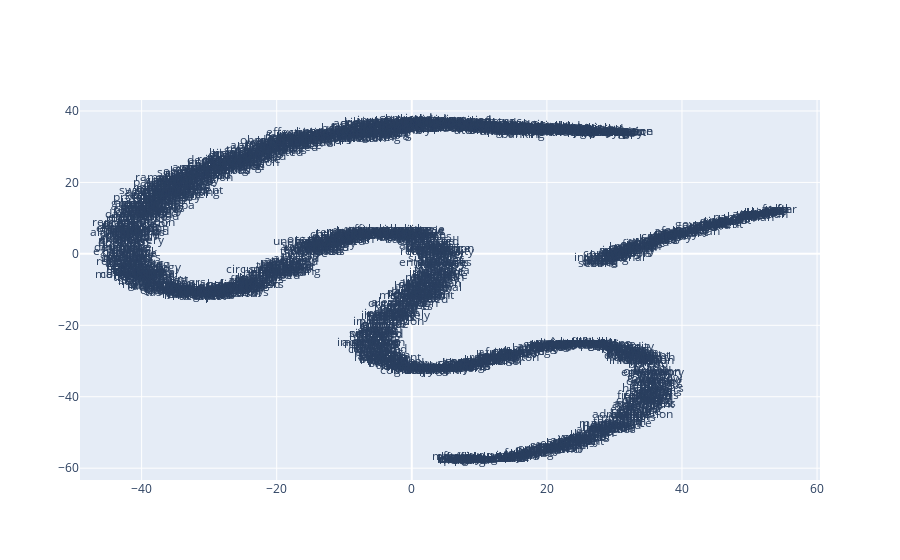

The code cell stored with this chart in its notebook:
### Markdown cell above
### Visualising the Word Embeddings

### Code cell
from sklearn.decomposition import IncrementalPCA    # inital reduction
from sklearn.manifold import TSNE                   # final reduction
import numpy as np                                  # array handling


def reduce_dimensions(model):
    num_dimensions = 2  # final num dimensions (2D, 3D, etc)

    vectors = [] # positions in vector space
    labels = [] # keep track of words to label our data again later
    for word in model.wv.vocab:
        vectors.append(model.wv[word])
        labels.append(word)

    # convert both lists into numpy vectors for reduction
    vectors = np.asarray(vectors)
    labels = np.asarray(labels)

    # reduce using t-SNE
    vectors = np.asarray(vectors)
    tsne = TSNE(n_components=num_dimensions, random_state=0)
    vectors = tsne.fit_transform(vectors)

    x_vals = [v[0] for v in vectors]
    y_vals = [v[1] for v in vectors]
    return x_vals, y_vals, labels


x_vals, y_vals, labels = reduce_dimensions(model)

def plot_with_plotly(x_vals, y_vals, labels, plot_in_notebook=True):
    from plotly.offline import init_notebook_mode, iplot, plot
    import plotly.graph_objs as go

    trace = go.Scatter(x=x_vals, y=y_vals, mode='text', text=labels)
    data = [trace]

    if plot_in_notebook:
        init_notebook_mode(connected=True)
        iplot(data, filename='word-embedding-plot')
    else:
        plot(data, filename='word-embedding-plot.html')


def plot_with_matplotlib(x_vals, y_vals, labels):
    import matplotlib.pyplot as plt
    import random

    random.seed(0)

    plt.figure(figsize=(12, 12))
    plt.scatter(x_vals, y_vals)

    #
    # Label randomly subsampled 25 data points
    #
    indices = list(range(len(labels)))
    selected_indices = random.sample(indices, 25)
    for i in selected_indices:
        plt.annotate(labels[i], (x_vals[i], y_vals[i]))

try:
    get_ipython()
except Exception:
    plot_function = plot_with_matplotlib
else:
    plot_function = plot_with_plotly

plot_function(x_vals, y_vals, labels)

### Figure 1 — Plotly figure (JSON) as saved in the notebook; plotly's stock layout.template omitted (floating-point values rounded to 4 significant figures; data arrays with more than 128 entries replaced by an {"elided": "..."} marker saying what was removed)
{"data": [{"mode": "text", "text": {"elided": "1750 str values"}, "type": "scatter", "x": {"elided": "1750 float values"}, "y": {"elided": "1750 float values"}}], "layout": {}}
